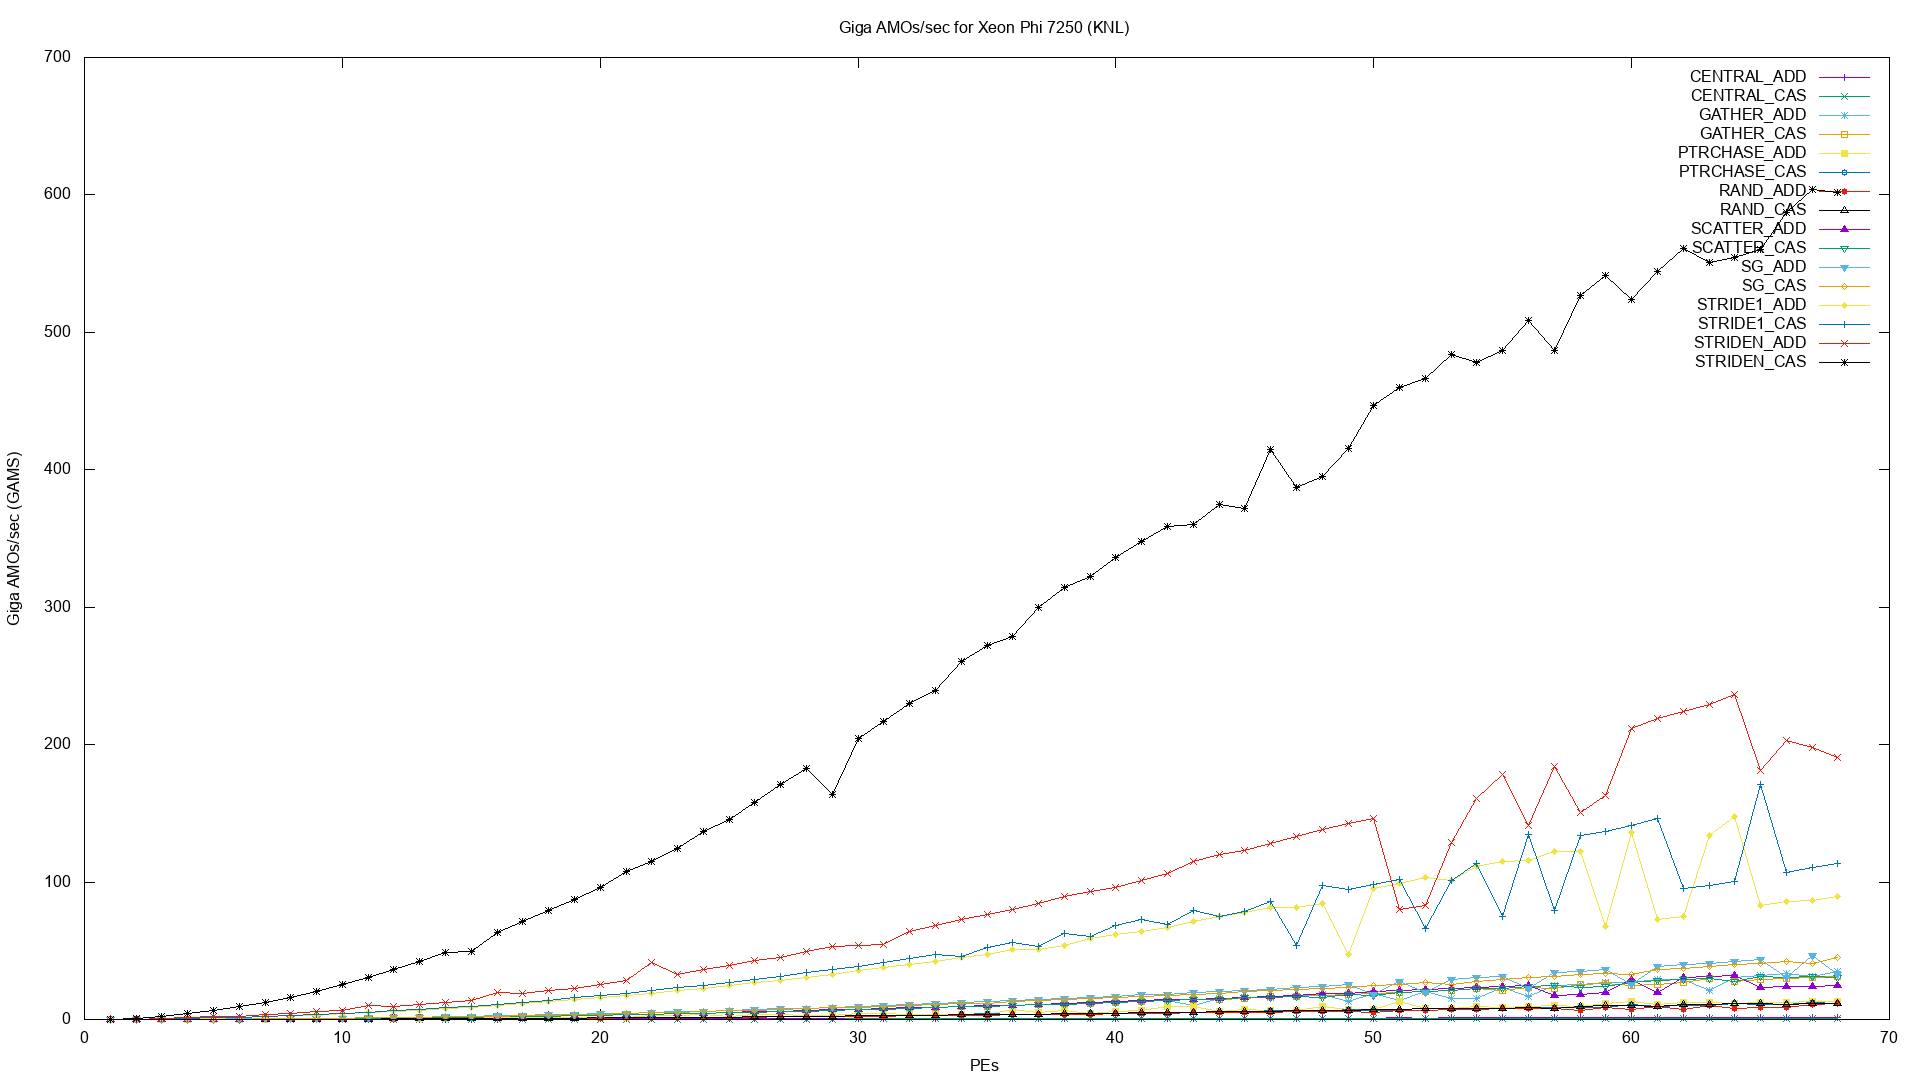

Here is the gnuplot script that generated this plot:
#-- GAMS.gnuplot

set pointintervalbox 3
set term png size 1920,1080
set title "Giga AMOs/sec for Xeon Phi 7250 (KNL)"
set output "GAMS.png"
set ylabel "Giga AMOs/sec (GAMS)"
set xlabel "PEs"

plot  'CENTRAL_ADD.txt' using 1:3 with linespoints title 'CENTRAL\_ADD',\
      'CENTRAL_CAS.txt' using 1:3 with linespoints title 'CENTRAL\_CAS',\
      'GATHER_ADD.txt' using 1:3 with linespoints title 'GATHER\_ADD',\
      'GATHER_CAS.txt' using 1:3 with linespoints title 'GATHER\_CAS',\
      'PTRCHASE_ADD.txt' using 1:3 with linespoints title 'PTRCHASE\_ADD',\
      'PTRCHASE_CAS.txt' using 1:3 with linespoints title 'PTRCHASE\_CAS',\
      'RAND_ADD.txt' using 1:3 with linespoints title 'RAND\_ADD',\
      'RAND_CAS.txt' using 1:3 with linespoints title 'RAND\_CAS',\
      'SCATTER_ADD.txt' using 1:3 with linespoints title 'SCATTER\_ADD',\
      'SCATTER_CAS.txt' using 1:3 with linespoints title 'SCATTER\_CAS',\
      'SG_ADD.txt' using 1:3 with linespoints title 'SG\_ADD',\
      'SG_CAS.txt' using 1:3 with linespoints title 'SG\_CAS',\
      'STRIDE1_ADD.txt' using 1:3 with linespoints title 'STRIDE1\_ADD',\
      'STRIDE1_CAS.txt' using 1:3 with linespoints title 'STRIDE1\_CAS',\
      'STRIDEN_ADD.txt' using 1:3 with linespoints title 'STRIDEN\_ADD',\
      'STRIDEN_CAS.txt' using 1:3 with linespoints title 'STRIDEN\_CAS'
